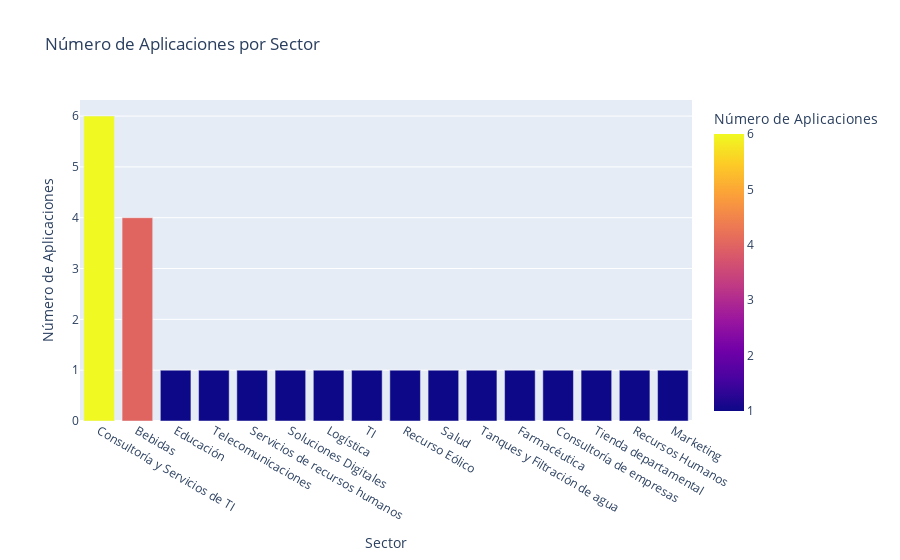

This figure's notebook cell:
### Code cell
# Gráfico de barras
fig = px.bar(sector_counts, 
             x= 'Sector', 
             y= 'Count', 
             title= 'Número de Aplicaciones por Sector', 
             labels= {'Sector': 'Sector', 'Count': 'Número de Aplicaciones'}, 
             color= 'Count'
             )
fig.show()

### Figure 1 — Plotly figure (JSON) as saved in the notebook; plotly's stock layout.template omitted (floating-point values rounded to 4 significant figures)
{"data": [{"alignmentgroup": "True", "hovertemplate": "Sector=%{x}<br>Número de Aplicaciones=%{marker.color}<extra></extra>", "legendgroup": "", "marker": {"color": [6, 4, 1, 1, 1, 1, 1, 1, 1, 1, 1, 1, 1, 1, 1, 1], "coloraxis": "coloraxis", "pattern": {"shape": ""}}, "name": "", "offsetgroup": "", "orientation": "v", "showlegend": false, "textposition": "auto", "type": "bar", "x": ["Consultoría y Servicios de TI", "Bebidas", "Educación", "Telecomunicaciones", "Servicios de recursos humanos", "Soluciones Digitales", "Logística", "TI", "Recurso Eólico", "Salud", "Tanques y Filtración de agua", "Farmacéutica", "Consultoría de empresas", "Tienda departamental", "Recursos Humanos", "Marketing"], "xaxis": "x", "y": [6, 4, 1, 1, 1, 1, 1, 1, 1, 1, 1, 1, 1, 1, 1, 1], "yaxis": "y"}], "layout": {"barmode": "relative", "coloraxis": {"colorbar": {"title": {"text": "Número de Aplicaciones"}}, "colorscale": [[0, "#0d0887"], [0.1111, "#46039f"], [0.2222, "#7201a8"], [0.3333, "#9c179e"], [0.4444, "#bd3786"], [0.5556, "#d8576b"], [0.6667, "#ed7953"], [0.7778, "#fb9f3a"], [0.8889, "#fdca26"], [1, "#f0f921"]]}, "legend": {"tracegroupgap": 0}, "title": {"text": "Número de Aplicaciones por Sector"}, "xaxis": {"anchor": "y", "domain": [0, 1], "title": {"text": "Sector"}}, "yaxis": {"anchor": "x", "domain": [0, 1], "title": {"text": "Número de Aplicaciones"}}}}
